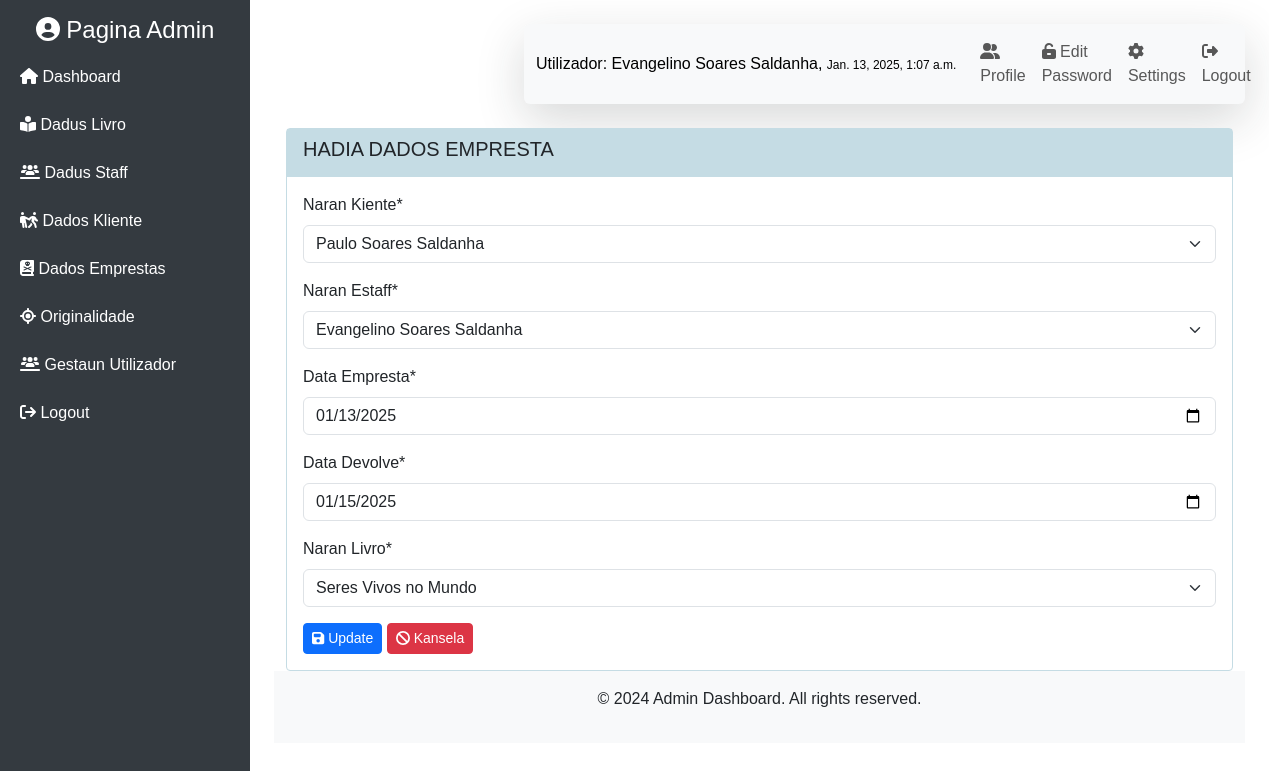
The page /home/update_empresta/4158d98afcc943239c5a8c582ad584d6 (signed in) on the database its author committed.
### mainApp/models.py (models this page shows, shortened)
class Staff(models.Model):
    SEXO_CHOICES = [
        ('Mane', 'Mane'),
        ('Feto', 'Feto'),
    ]
    STADU_CIVIL = [
        ('Solteiro', 'Solteiro'),
        ('Kassadu', 'Kassadu'),
        ('Diborsiadu', 'Diborsiadu'),
        ('Barlakeadu', 'Barlakeadu')
    ]
    id_staff = models.UUIDField(primary_key=True, default=uuid.uuid4, editable=False)
    naran_staff = models.CharField(max_length=225, blank=True, null=True)
    sexu = models.CharField(max_length=4, choices=SEXO_CHOICES, blank=True, null=True)
    data_moris = models.DateField(blank=True, null=True)
    id_suku = models.ForeignKey(Suku, related_name='staff', on_delete=models.CASCADE, blank=True, null=True)
    endereso = models.CharField(max_length=225, blank=True, null=True)
    no_tlf = models.CharField(max_length=20, blank=True, null=True)
    estadu_sivil = models.CharField(max_length=15, default='', choices=STADU_CIVIL,blank=True, null=True)
    user = models.OneToOneField(User, on_delete=models.CASCADE, null= True)
    foto = models.ImageField(
        upload_to='foto_staff/',
        validators=[FileExtensionValidator(allowed_extensions=['png', 'jpg', 'jpeg'])],
        null=True,
        blank=True,
        default='default.png'
    )
    def __str__(self):
        return f"{self.naran_staff}"

class Kliente(models.Model):
    SEXO_CHOICES = [
        ('Mane', 'Mane'),
        ('Feto', 'Feto'),
]
    STADU_CIVIL = [
        ('Solteiro', 'Solteiro'),
        ('Kassadu', 'Kassadu'),
        ('Diborsiadu', 'Diborsiadu'),
        ('Barlakeadu', 'Barlakeadu')
]
    id_kliente = models.UUIDField(primary_key=True, default=uuid.uuid4, editable=False)
    naran_kliente = models.CharField(max_length=225)
    sexu = models.CharField(max_length=4, choices=SEXO_CHOICES)
    data_moris = models.DateField()
    id_suku = models.ForeignKey(Suku, related_name='kliente_suku', on_delete=models.CASCADE)
    hela_fatin = models.CharField(max_length=225)
    estadu_sivil = models.CharField(max_length=15, choices=STADU_CIVIL)
    no_tlf = models.CharField(max_length=20)
    def __str__(self):
        return self.naran_kliente

class Empresta(models.Model):
    STATUS_EMP = [
        ('Empresta', 'Empresta'),
        ('Devolve', 'Devolve'),
        ('Tarde', 'Tarde'),
]
    id_empresta = models.UUIDField(primary_key=True, default=uuid.uuid4, editable=False)
    id_kliente = models.ForeignKey('Kliente', related_name='kliente_empresta', on_delete=models.CASCADE)
    id_staff = models.ForeignKey('Staff', related_name='staff_responsavel', on_delete=models.CASCADE)  # Corrected spelling
    data_empresta = models.DateField()
    data_devolve = models.DateField()
    loron_tarde = models.IntegerField(null=True, blank=True)  # Ensure proper spacing around `=`
    multa = models.FloatField(null=True, blank=True)
    status = models.CharField(max_length=20, choices=STATUS_EMP, null=True, blank=True, default='Empresta')
    id_livro = models.ForeignKey('Livro', related_name='empresta', on_delete=models.CASCADE)

class Livro(models.Model):
    def year_choices():
        return [(r, r) for r in range(1900, datetime.datetime.now().year + 1)]
    id_livro = models.UUIDField(primary_key=True, default=uuid.uuid4, editable=False)
    naran_livro = models.CharField(max_length=225)
    id_autor = models.ForeignKey(AutorLivro, related_name='autor_livro', on_delete=models.CASCADE)
    stock_livro = models.IntegerField()
    no_isbn = models.CharField(max_length=225)
    data_tama = models.DateField()
    tinan_publikasaun = models.IntegerField(choices=year_choices())
    id_editor = models.ForeignKey(EditorLivro, related_name='editor_livro', on_delete=models.CASCADE)
    id_kategoria = models.ForeignKey(Kategoira, related_name='kategorias_livro', on_delete=models.CASCADE)
    def __str__(self):
       return self.naran_livro

### mainApp/views/views_admin.py (the view)
# urls.py: path('update_empresta/<str:id_empresta>', views.update_empresta, name='update_empresta'),
@login_required
def update_empresta(request, id_empresta):
    emp = get_object_or_404(Empresta, id_empresta=id_empresta)
    if request.method == 'POST':
        form = FormEmpresta(request.POST, instance=emp)
        id_kl = request.POST.get('id_kliente')
        if form.is_valid():
            data_now = timezone.now().date()
            data_devolve = form.cleaned_data.get('data_devolve')  # Use `cleaned_data` to get validated form data
            if data_devolve and data_devolve > data_now:
                emp.status = 'Empresta'
                emp.multa = 0
                emp.loron_tarde = 0
                emp.save()
            form.save()  # Save the form to update the model instance
            messages.success(request, "Hadia dados ho sucessu..!")
            return redirect('empresta',id_kl)
    else:
        form =FormEmpresta(instance=emp)
    context = {
        'title': 'Hadia dados Empresta',
        'sub_title': 'Hadia dados Empresta',
        'form': form,
    }
    return render(request, 'module/mod_empresta/update_empresta.html',context)

### mainApp/forms.py
class FormEmpresta(forms.ModelForm):
    class Meta:
        model = Empresta
        fields = ('id_kliente','id_staff','data_empresta','data_devolve','id_livro')
        labels = {
            'id_kliente': 'Naran Kiente',
            'id_staff': 'Naran Estaff',
            'data_empresta': 'Data Empresta',
            'data_devolve': 'Data Devolve',
            'id_livro': 'Naran Livro',
        }
        widgets = {
                'data_empresta': forms.DateInput(attrs={'type': 'date'}),
                'data_devolve': forms.DateInput(attrs={'type': 'date'}),
            }

### mainApp/templates/module/mod_empresta/update_empresta.html (shortened to what this page needs)
{% extends 'base.html' %}
{% load crispy_forms_tags %}
{% block content %}
<div class="row mt-4">
    <div class="col-md-12">
        <div class="card rounded-1" id="card">
            <div class="card-header rounded-0" id="card-header">
                <div class="cart-title">
                    <h5 class="card-title">{{sub_title}}</h5>
                </div>
            </div>
            <div class="card-body">
              <form action="" method="POST">
                {{ form|crispy }}
                <button type="submin" class="btn btn-sm btn-primary"><i class="fa fa-save"></i> Update</button>
                <button type="reset" class="btn btn-sm btn-danger" onclick="self.history.back()"><i class="fa fa-cancel"></i> Kansela</button>
              </form>
            </div>
        </div>
    </div>
</div>
{% endblock %}

### templates/navbar.html (shortened to what this page needs)
<nav class="navbar navbar-expand-lg navbar-light bg-light shadow-lg rounded-2">
    <div class="container-fluid rounded-1">
        <a class="navbar-brand fs-6" href="#">Utilizador: {{request.user.staff.naran_staff}}, <span
                style="font-size: 12px;">{{user.last_login}}</span></a>
        <div class="collapse navbar-collapse" id="navbarSupportedContent">
            <ul class="navbar-nav ms-auto mb-2 mb-lg-0">
                <li class="nav-item">
                    <a class="nav-link" href="{% url 'detallu_staff' request.user.staff.id_staff %}"><i
                            class="fa fa-user-friends"></i> Profile</a>
                </li>
                <li class="nav-item">
                    <a class="nav-link" href="{% url 'change-password' %}"><i class="fa fa-unlock-keyhole"></i> Edit
                        Password</a>
                </li>
                <li class="nav-item">
                    <a class="nav-link" href="{% url 'update_staff' request.user.staff.id_staff %}"><i
                            class="fa fa-gear"></i> Settings</a>
                </li>
                <li class="nav-item">
                    <a class="nav-link" href="{% url 'logout' %}"><i class="fa fa-sign-out-alt "></i> Logout</a>
                </li>
            </ul>
        </div>
    </div>
</nav>

### static/css/style.css (style rules this page uses)
body { font-family: 'Arial', sans-serif; overflow-x: hidden; }
.navbar { margin-left: 250px; transition: margin-left 0.3s ease; }
#card-header { background-color: #c5dce4; border: none; }
#card { border-color: rgb(197, 220, 228); }
.card-title { text-transform: uppercase; }

### rows shown on the page
Kliente: id_kliente "Paulo Soares Saldanha"
Staff: id_staff "Evangelino Soares Saldanha"
Empresta: data_empresta "01/13/2025", data_devolve "01/15/2025"
Livro: id_livro "Seres Vivos no Mundo"

### other values the page prints
{{ request.user.staff.naran_staff }} "Evangelino Soares Saldanha"
{{ user.last_login }} "Jan. 13, 2025, 1:07 a.m."
{{ sub_title }} "HADIA DADOS EMPRESTA"
